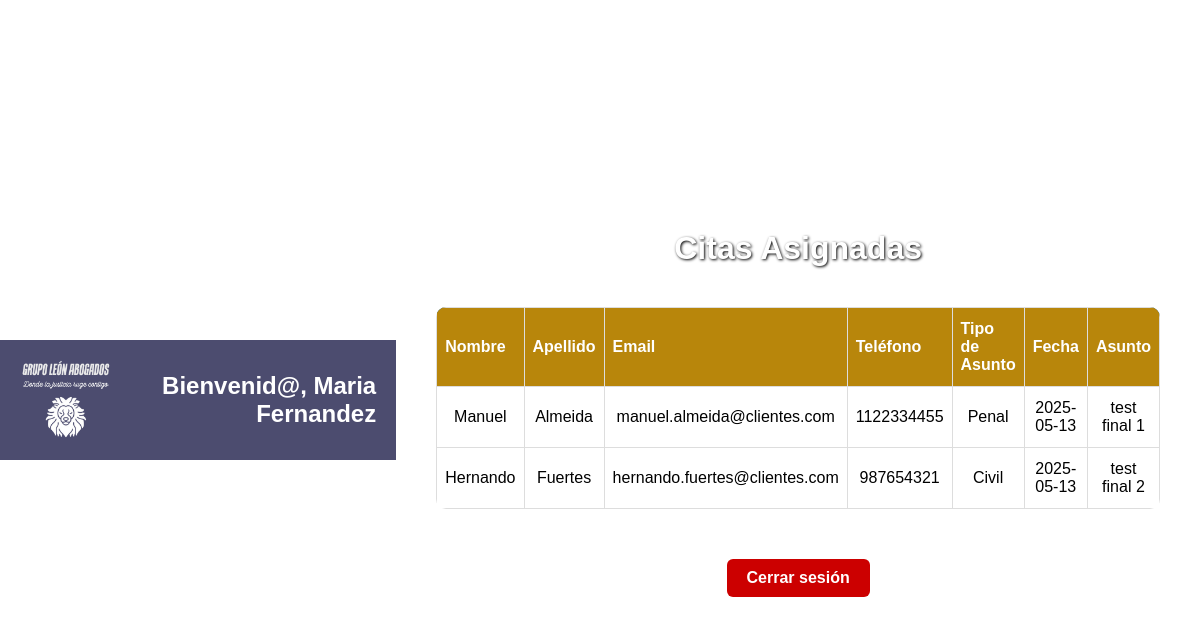
/panel_abogado (signed in), run on the app's committed database.
### app/models.py (models this page shows, shortened)
class Abogado(db.Model):
    __tablename__ = 'abogados'
    id = db.Column(db.Integer, primary_key=True)
    nombre = db.Column(db.String(100), nullable=False)
    email = db.Column(db.String(100), unique=True, nullable=False)
    password_hash = db.Column(db.String(128), nullable=False)
    citas = db.relationship('Cita', backref='abogado', lazy=True)

class Cita(db.Model):
    __tablename__ = 'citas'
    id = db.Column(db.Integer, primary_key=True)
    tipo_asunto = db.Column(db.String(50), nullable=False)
    fecha = db.Column(db.DateTime, nullable=False)
    asunto = db.Column(db.String(300), nullable=False)  # Límite razonable
    creado_en = db.Column(db.DateTime, default=datetime.utcnow)
    abogado_id = db.Column(db.Integer, db.ForeignKey(
        'abogados.id'), nullable=False)
    cliente_id = db.Column(db.Integer, db.ForeignKey(
        'clientes.id'), nullable=False)

class Cliente(db.Model):
    __tablename__ = 'clientes'
    id = db.Column(db.Integer, primary_key=True)
    nombre = db.Column(db.String(100), nullable=False)
    apellido = db.Column(db.String(100), nullable=False)
    telefono = db.Column(db.String(20), nullable=False)
    email = db.Column(db.String(100), unique=True, nullable=False)
    password_hash = db.Column(db.String(128), nullable=False)
    citas = db.relationship('Cita', backref='cliente', lazy=True)

### app/routes.py (the view)
@main.route('/panel_abogado')
def panel_abogado():
    if 'abogado_id' not in session:
        flash('Debe iniciar sesión como abogado para acceder.')
        return redirect(url_for('main.abogado_login'))
    abogado_id = session['abogado_id']
    abogado = Abogado.query.get(abogado_id)
    citas = Cita.query.filter_by(
        abogado_id=abogado_id).order_by(Cita.fecha).all()
    return render_template('panel_abogado.html', abogado=abogado, citas=citas)

### app/templates/panel_abogado.html (shortened to what this page needs)
<!DOCTYPE html>
<html lang="es">
<head>
    <link rel="stylesheet" href="{{ url_for('static', filename='style.css' ) }}">
</head>
<body>
    <div class="top-bar">
        <img src="{{ url_for('static', filename='logo.png') }}" alt="Logo">
        <div class="bienvenida">Bienvenid@, {{ abogado.nombre }}</div>
    </div>
    <div class="contenido">
        <h2>Citas Asignadas</h2>
        <table>
            <thead>
                <tr>
                    <th>Nombre</th>
                    <th>Apellido</th>
                    <th>Email</th>
                    <th>Teléfono</th>
                    <th>Tipo de Asunto</th>
                    <th>Fecha</th>
                    <th>Asunto</th>
                </tr>
            </thead>
            <tbody>
                {% for cita in citas %}
                <tr>
                    <td>{{ cita.cliente.nombre }}</td>
                    <td>{{ cita.cliente.apellido }}</td>
                    <td>{{ cita.cliente.email }}</td>
                    <td>{{ cita.cliente.telefono }}</td>
                    <td>{{ cita.tipo_asunto }}</td>
                    <td>{{ cita.fecha.strftime('%Y-%m-%d') }}</td>
                    <td>{{ cita.asunto }}</td>
                </tr>
                {% endfor %}
            </tbody>
        </table>
        <div class="logout">
            <a href="{{ url_for('main.inicio') }}">
                <button type="button">Cerrar sesión</button>
            </a>
        </div>
    </div>
</body>
</html>

### app/static/style.css (style rules this page uses)
body { margin: 0; padding: 0; font-family: Arial, sans-serif; background-image: url("/static/abogacia.jpg"); background-size: cover; background-position: center; background-repeat: no-repeat; min-height: 100vh; display: flex; align-items: center; justify-content: center; }
button { width: 100%; padding: 12px; background-color: #ffffff; color: #fff; border: none; border-radius: 6px; font-size: 16px; cursor: pointer; transition: background 0.3s ease; }
table { width: 100%; border-collapse: collapse; margin-top: 20px; font-size: 15px; }
thead { background-color: #007bff; color: white; }
th, td { padding: 12px 15px; }
input[type="submit"], button, form button { background-color: #FFD700; color: #ffffff; font-size: 1.2rem; font-weight: bold; padding: 12px; width: 100%; border: none; border-radius: 10px; margin-top: 20px; cursor: pointer; transition: background-color 0.3s ease, transform 0.2s ease; }
table { width: 100%; border-collapse: collapse; font-size: 1rem; background-color: rgba(255, 255, 255, 0.95); border-radius: 10px; overflow: hidden; }
thead th { background-color: #B8860B; color: white; padding: 12px 8px; text-align: left; }
tbody td { padding: 12px 8px; color: #000000; border-bottom: 1px solid #ddd; }

### data on the page
Abogado: nombre "Maria Fernandez"
Cita: cliente.nombre "Manuel", cliente.apellido "Almeida", cliente.email "manuel.almeida@clientes.com", cliente.telefono "1122334455", tipo_asunto "Penal", fecha "2025-05-13", asunto "test final 1"
Cita: cliente.nombre "Hernando", cliente.apellido "Fuertes", cliente.email "hernando.fuertes@clientes.com", cliente.telefono "987654321", tipo_asunto "Civil", fecha "2025-05-13", asunto "test final 2"
